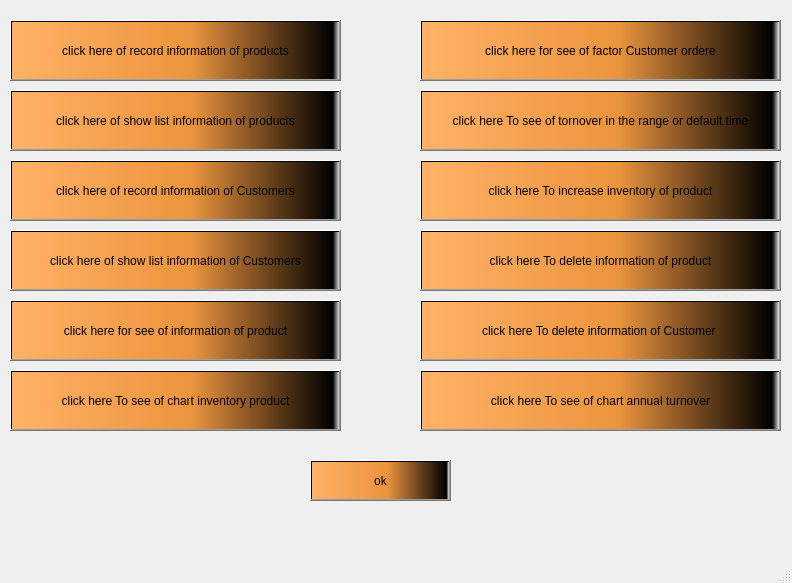
<?xml version="1.0" encoding="UTF-8"?>
<ui version="4.0">
 <class>MainWindow</class>
 <widget class="QMainWindow" name="MainWindow">
  <property name="geometry">
   <rect>
    <x>0</x>
    <y>0</y>
    <width>792</width>
    <height>583</height>
   </rect>
  </property>
  <property name="windowTitle">
   <string>MainWindow</string>
  </property>
  <property name="styleSheet">
   <string notr="true">background-color: qconicalgradient(cx:0.5, cy:0.5, angle:0, stop:0 rgba(35, 40, 3, 255), stop:0.16 rgba(136, 106, 22, 255), stop:0.225 rgba(166, 140, 41, 255), stop:0.285 rgba(204, 181, 74, 255), stop:0.345 rgba(235, 219, 102, 255), stop:0.415 rgba(245, 236, 112, 255), stop:0.52 rgba(209, 190, 76, 255), stop:0.57 rgba(187, 156, 51, 255), stop:0.635 rgba(168, 142, 42, 255), stop:0.695 rgba(202, 174, 68, 255), stop:0.75 rgba(218, 202, 86, 255), stop:0.815 rgba(208, 187, 73, 255), stop:0.88 rgba(187, 156, 51, 255), stop:0.935 rgba(137, 108, 26, 255), stop:1 rgba(35, 40, 3, 255));</string>
  </property>
  <widget class="QWidget" name="centralwidget">
   <widget class="QPushButton" name="pushButton_2">
    <property name="geometry">
     <rect>
      <x>10</x>
      <y>20</y>
      <width>331</width>
      <height>61</height>
     </rect>
    </property>
    <property name="styleSheet">
     <string notr="true">background-color: qlineargradient(spread:pad, x1:0, y1:0, x2:1, y2:0, stop:0 rgba(255, 178, 102, 255), stop:0.55 rgba(235, 148, 61, 255), stop:0.98 rgba(0, 0, 0, 255), stop:1 rgba(0, 0, 0, 0));
font: 700 10pt &quot;Segoe UI&quot;;font: 700 11pt &quot;Segoe UI&quot;;
font: 700 10pt &quot;Segoe UI&quot;;</string>
    </property>
    <property name="text">
     <string>click here of record information of products</string>
    </property>
   </widget>
   <widget class="QPushButton" name="pushButton">
    <property name="geometry">
     <rect>
      <x>310</x>
      <y>460</y>
      <width>141</width>
      <height>41</height>
     </rect>
    </property>
    <property name="styleSheet">
     <string notr="true">font: 700 11pt &quot;Segoe UI&quot;;
background-color: qlineargradient(spread:pad, x1:0, y1:0, x2:1, y2:0, stop:0 rgba(255, 178, 102, 255), stop:0.55 rgba(235, 148, 61, 255), stop:0.98 rgba(0, 0, 0, 255), stop:1 rgba(0, 0, 0, 0));
font: 700 10pt &quot;Segoe UI&quot;;</string>
    </property>
    <property name="text">
     <string>ok</string>
    </property>
   </widget>
   <widget class="QPushButton" name="pushButton_3">
    <property name="geometry">
     <rect>
      <x>10</x>
      <y>90</y>
      <width>331</width>
      <height>61</height>
     </rect>
    </property>
    <property name="styleSheet">
     <string notr="true">font: 700 11pt &quot;Segoe UI&quot;;
background-color: qlineargradient(spread:pad, x1:0, y1:0, x2:1, y2:0, stop:0 rgba(255, 178, 102, 255), stop:0.55 rgba(235, 148, 61, 255), stop:0.98 rgba(0, 0, 0, 255), stop:1 rgba(0, 0, 0, 0));
font: 700 10pt &quot;Segoe UI&quot;;</string>
    </property>
    <property name="text">
     <string>click here of show list information of products</string>
    </property>
   </widget>
   <widget class="QPushButton" name="pushButton_4">
    <property name="geometry">
     <rect>
      <x>10</x>
      <y>160</y>
      <width>331</width>
      <height>61</height>
     </rect>
    </property>
    <property name="styleSheet">
     <string notr="true">font: 700 10pt &quot;Segoe UI&quot;;
background-color: qlineargradient(spread:pad, x1:0, y1:0, x2:1, y2:0, stop:0 rgba(255, 178, 102, 255), stop:0.55 rgba(235, 148, 61, 255), stop:0.98 rgba(0, 0, 0, 255), stop:1 rgba(0, 0, 0, 0));</string>
    </property>
    <property name="text">
     <string>click here of record information of Customers</string>
    </property>
   </widget>
   <widget class="QPushButton" name="pushButton_5">
    <property name="geometry">
     <rect>
      <x>10</x>
      <y>230</y>
      <width>331</width>
      <height>61</height>
     </rect>
    </property>
    <property name="styleSheet">
     <string notr="true">
background-color: qlineargradient(spread:pad, x1:0, y1:0, x2:1, y2:0, stop:0 rgba(255, 178, 102, 255), stop:0.55 rgba(235, 148, 61, 255), stop:0.98 rgba(0, 0, 0, 255), stop:1 rgba(0, 0, 0, 0));
font: 700 10pt &quot;Segoe UI&quot;;</string>
    </property>
    <property name="text">
     <string>click here of show list information of Customers</string>
    </property>
   </widget>
   <widget class="QPushButton" name="pushButton_6">
    <property name="geometry">
     <rect>
      <x>10</x>
      <y>300</y>
      <width>331</width>
      <height>61</height>
     </rect>
    </property>
    <property name="styleSheet">
     <string notr="true">background-color: qlineargradient(spread:pad, x1:0, y1:0, x2:1, y2:0, stop:0 rgba(255, 178, 102, 255), stop:0.55 rgba(235, 148, 61, 255), stop:0.98 rgba(0, 0, 0, 255), stop:1 rgba(0, 0, 0, 0));
font: 700 10pt &quot;Segoe UI&quot;;
</string>
    </property>
    <property name="text">
     <string>click here for see of information of product</string>
    </property>
   </widget>
   <widget class="QPushButton" name="pushButton_7">
    <property name="geometry">
     <rect>
      <x>420</x>
      <y>20</y>
      <width>361</width>
      <height>61</height>
     </rect>
    </property>
    <property name="styleSheet">
     <string notr="true">font: 700 10pt &quot;Segoe UI&quot;;
background-color: qlineargradient(spread:pad, x1:0, y1:0, x2:1, y2:0, stop:0 rgba(255, 178, 102, 255), stop:0.55 rgba(235, 148, 61, 255), stop:0.98 rgba(0, 0, 0, 255), stop:1 rgba(0, 0, 0, 0));
font: 700 10pt &quot;Segoe UI&quot;;
</string>
    </property>
    <property name="text">
     <string>click here for see of factor Customer ordere</string>
    </property>
   </widget>
   <widget class="QPushButton" name="pushButton_8">
    <property name="geometry">
     <rect>
      <x>420</x>
      <y>90</y>
      <width>361</width>
      <height>61</height>
     </rect>
    </property>
    <property name="styleSheet">
     <string notr="true">font: 700 10pt &quot;Segoe UI&quot;;
background-color: qlineargradient(spread:pad, x1:0, y1:0, x2:1, y2:0, stop:0 rgba(255, 178, 102, 255), stop:0.55 rgba(235, 148, 61, 255), stop:0.98 rgba(0, 0, 0, 255), stop:1 rgba(0, 0, 0, 0));
font: 700 10pt &quot;Segoe UI&quot;;</string>
    </property>
    <property name="text">
     <string>click here To see of tornover in the range or default time</string>
    </property>
   </widget>
   <widget class="QPushButton" name="pushButton_9">
    <property name="geometry">
     <rect>
      <x>420</x>
      <y>160</y>
      <width>361</width>
      <height>61</height>
     </rect>
    </property>
    <property name="styleSheet">
     <string notr="true">font: 700 10pt &quot;Segoe UI&quot;;
background-color: qlineargradient(spread:pad, x1:0, y1:0, x2:1, y2:0, stop:0 rgba(255, 178, 102, 255), stop:0.55 rgba(235, 148, 61, 255), stop:0.98 rgba(0, 0, 0, 255), stop:1 rgba(0, 0, 0, 0));
font: 700 10pt &quot;Segoe UI&quot;;</string>
    </property>
    <property name="text">
     <string>click here To increase inventory of product</string>
    </property>
   </widget>
   <widget class="QPushButton" name="pushButton_10">
    <property name="geometry">
     <rect>
      <x>420</x>
      <y>230</y>
      <width>361</width>
      <height>61</height>
     </rect>
    </property>
    <property name="styleSheet">
     <string notr="true">font: 700 10pt &quot;Segoe UI&quot;;background-color: qlineargradient(spread:pad, x1:0, y1:0, x2:1, y2:0, stop:0 rgba(255, 178, 102, 255), stop:0.55 rgba(235, 148, 61, 255), stop:0.98 rgba(0, 0, 0, 255), stop:1 rgba(0, 0, 0, 0));
font: 700 10pt &quot;Segoe UI&quot;;
</string>
    </property>
    <property name="text">
     <string>click here To delete information of product</string>
    </property>
   </widget>
   <widget class="QPushButton" name="pushButton_11">
    <property name="geometry">
     <rect>
      <x>420</x>
      <y>300</y>
      <width>361</width>
      <height>61</height>
     </rect>
    </property>
    <property name="styleSheet">
     <string notr="true">font: 700 10pt &quot;Segoe UI&quot;;
background-color: qlineargradient(spread:pad, x1:0, y1:0, x2:1, y2:0, stop:0 rgba(255, 178, 102, 255), stop:0.55 rgba(235, 148, 61, 255), stop:0.98 rgba(0, 0, 0, 255), stop:1 rgba(0, 0, 0, 0));
font: 700 10pt &quot;Segoe UI&quot;;</string>
    </property>
    <property name="text">
     <string>click here To delete information of Customer </string>
    </property>
   </widget>
   <widget class="QPushButton" name="pushButton_12">
    <property name="geometry">
     <rect>
      <x>10</x>
      <y>370</y>
      <width>331</width>
      <height>61</height>
     </rect>
    </property>
    <property name="styleSheet">
     <string notr="true">background-color: qlineargradient(spread:pad, x1:0, y1:0, x2:1, y2:0, stop:0 rgba(255, 178, 102, 255), stop:0.55 rgba(235, 148, 61, 255), stop:0.98 rgba(0, 0, 0, 255), stop:1 rgba(0, 0, 0, 0));
font: 700 10pt &quot;Segoe UI&quot;;
font: 700 10pt &quot;Segoe UI&quot;;</string>
    </property>
    <property name="text">
     <string>click here To see of chart inventory product</string>
    </property>
   </widget>
   <widget class="QPushButton" name="pushButton_13">
    <property name="geometry">
     <rect>
      <x>420</x>
      <y>370</y>
      <width>361</width>
      <height>61</height>
     </rect>
    </property>
    <property name="styleSheet">
     <string notr="true">font: 700 10pt &quot;Segoe UI&quot;;
background-color: qlineargradient(spread:pad, x1:0, y1:0, x2:1, y2:0, stop:0 rgba(255, 178, 102, 255), stop:0.55 rgba(235, 148, 61, 255), stop:0.98 rgba(0, 0, 0, 255), stop:1 rgba(0, 0, 0, 0));
font: 700 10pt &quot;Segoe UI&quot;;</string>
    </property>
    <property name="text">
     <string>click here To see of chart annual turnover</string>
    </property>
   </widget>
  </widget>
  <widget class="QMenuBar" name="menubar">
   <property name="geometry">
    <rect>
     <x>0</x>
     <y>0</y>
     <width>792</width>
     <height>22</height>
    </rect>
   </property>
  </widget>
  <widget class="QStatusBar" name="statusbar"/>
 </widget>
 <resources/>
 <connections>
  <connection>
   <sender>pushButton</sender>
   <signal>clicked()</signal>
   <receiver>MainWindow</receiver>
   <slot>close()</slot>
   <hints>
    <hint type="sourcelabel">
     <x>310</x>
     <y>322</y>
    </hint>
    <hint type="destinationlabel">
     <x>287</x>
     <y>285</y>
    </hint>
   </hints>
  </connection>
 </connections>
</ui>
